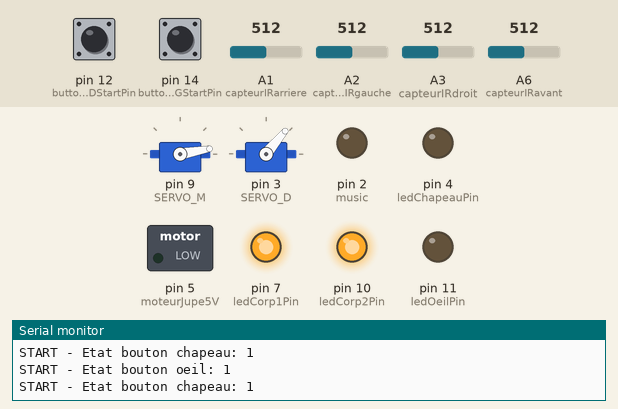
Simulated run of this sketch. Board: Arduino Nano, built with avr-gcc and run on an emulated ATmega328P. Parts: 2 × servo, switched loads named in the sketch (green lamp = pin HIGH), output pins drawn as LEDs (lit = HIGH), the last lines printed to the serial monitor. Inputs (shaded band) come from the test bench; at power-on: pin 12 (buttonChapeauDStartPin) HIGH, pin 14 (buttonOeilGStartPin) HIGH, A1 (capteurIRarriere) = 512, A2 (capteurIRgauche) = 512, A3 (capteurIRdroit) = 512, A6 (capteurIRavant) = 512. Pins used as bus, display or sensor lines are not drawn.

Above: at 1.2 s.
1.3 s: pin 12 (buttonChapeauDStartPin) pulled LOW for 0.15 s
At 6.9 s:
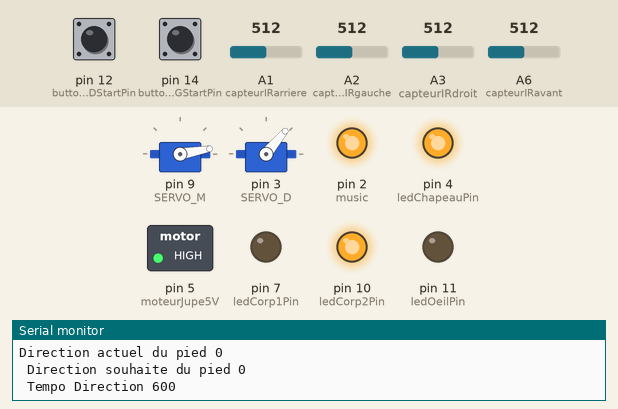
At 8.8 s:
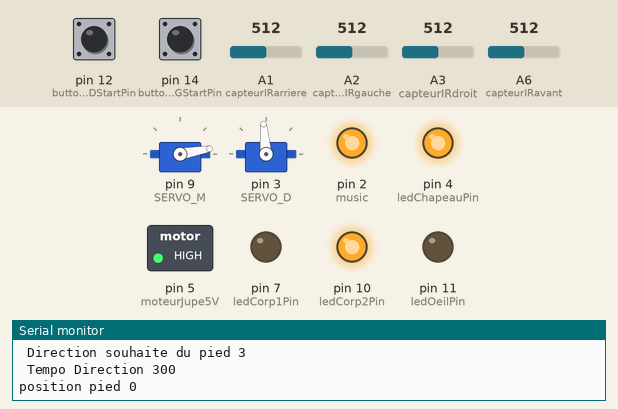
Timing chart, 0 to 24.0 s (numbered marks = the images above; inputs shaded):
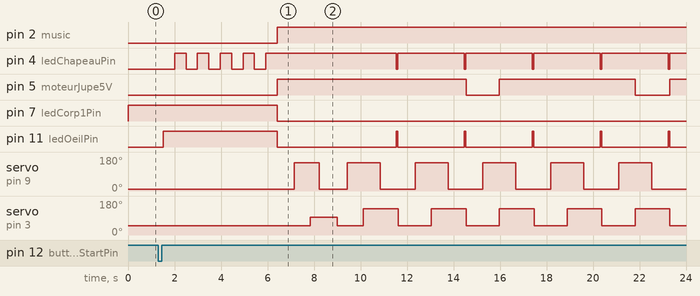

The sketch:

okatohov1.ino
```cpp
/*
# Strategie
* Mise sous tension -> initialisation servo moteur (pied en particulier pour avoir la position de depart)
* Appuie sur bouton cote adversaire (bouton droit ou bouton gauche)
 Attendre 5 secondes
* Demarrage jupe
* Avance
  - si dojo Tourne de 10°
* Detection
  - si detection avance
  - si non Tourne 10°
*/
#define DEBUG
#define DEBUG_Detection
//#define SLOW

//Variable Machine d'etat
#define DEPART 1
#define ATT_5_SEC 2
#define JUPE 3
#define ATTAQUE_AVEUGLE 4
#define CHERCHE_ADV 5
#define ATTAQUE 6

// Pin definition
const int buttonOeilGStartPin=14;
const int buttonChapeauDStartPin=12;
const int moteurJupe5V = 5;
const int moteurJupeGND = 6;

const int ledOeilPin=11;
const int ledChapeauPin=4;
const int ledCorp1Pin=7;
const int ledCorp2Pin=10;

const int music = 2;

int sState , sStateNext;
int detect=0;
//variable pour les boutons
int buttonPressed;
//variable pour la jupe
 int nbPas=0;
//variable pour les LED
#define ledOn 0
#define ledOff 1

//variable pour les servos et la fonction avance
#define SERVO_D 3		//pin du servoD
#define SERVO_M 9		//pin du servoM

//#include <stdlib.h>
#include <Servo.h>
Servo servoD;  // creation d'un objet servo pour controler un servo
Servo servoM;

const int DIR_AVANT = 0;   // direction souhaité
const int DIR_GAUCHE = 1;
const int DIR_ARRIERE = 2;
const int DIR_DROITE = 3;
int dirActuelPied = DIR_AVANT;
int dirSouhaitePied = DIR_AVANT;

int tabDirPied[2][4]={
  {50,95,140,5},
  {140,5,50,95}
};

const int HAUTE_AVANT = 0;
const int HAUTE_ARRIERE = 1;
boolean posActuelPied = HAUTE_AVANT ; // memorise la position HAUTE_AVANT ou HAUTE_ARRIERE du pied

int tabPosPied[2] = {10,150};
int posCentrePied = 80;
int tempoServoD = 600;
int tempoServoM = 700;

// Capteurs
const int capteurIRavant = A6;
const int capteurIRdroit = A3;
const int capteurIRarriere = A1;
const int capteurIRgauche = A2;

int capteurList[4] = {capteurIRavant, capteurIRgauche, capteurIRarriere, capteurIRdroit};
int maxarray=sizeof(capteurList)/sizeof(*capteurList);
int capteurQuiDetect;

void setup() {
	#ifdef DEBUG
		Serial.begin(9600 );
	#endif
	// On initialise la music
	pinMode(music, OUTPUT);
	digitalWrite(music, 0);
	// On initialise les leds
	pinMode(ledOeilPin, OUTPUT);
	pinMode(ledChapeauPin, OUTPUT);
	pinMode(ledCorp1Pin, OUTPUT);
	pinMode(ledCorp2Pin, OUTPUT);
	digitalWrite(ledOeilPin, ledOff);
	digitalWrite(ledChapeauPin, ledOff);
	digitalWrite(ledCorp1Pin, ledOff);
	digitalWrite(ledCorp2Pin, ledOff);
	// On initialise la pin du bouton
	pinMode(buttonOeilGStartPin, INPUT_PULLUP);
	digitalWrite(buttonOeilGStartPin,HIGH );
	pinMode(buttonChapeauDStartPin, INPUT);
	// On initialise les servos
	servoM.attach(SERVO_M,700,2700);  // attaches l'objet servo a la pin 9
 	servoD.attach(SERVO_D,700,2700);
 	servoM.write(tabPosPied[posActuelPied]);
	servoD.write(tabDirPied[posActuelPied][dirActuelPied]);
	// On initialise les capteurs
        pinMode(capteurIRavant, INPUT);
        pinMode(capteurIRdroit, INPUT);
        pinMode(capteurIRarriere, INPUT);
        pinMode(capteurIRgauche, INPUT);
  // On initialise la jupe
        pinMode(moteurJupe5V, OUTPUT);
        pinMode(moteurJupeGND, OUTPUT);
        digitalWrite(moteurJupe5V, 0);
        digitalWrite(moteurJupeGND, 0);

	// On initialise la machine d'etat
	sState=DEPART;
}


int lectureCapteur(int capteur) {
        int valeurLue=0;

        valeurLue = analogRead(capteur);
        if(valeurLue>900){
             valeurLue = analogRead(capteur);
        }
			#ifdef DEBUG_Detection
        		Serial.print(capteur);
        		Serial.print(" : ");
        		Serial.println(valeurLue);
        	#endif
        delay(15); // En theorie on peut encore descendrejusqu'a 5ms vu que chaque capteur est lisible toutes les 20ms(datasheet)
	return valeurLue;
}


int detection() {
	int detectStatus;
	int seuil=340;
	int valueCapteur[4];
	/* This finction should
		* return 0 if it detects
		* return 1 othewise
	"This should be called by Timer interruption" pas sure!

 	- lit 1 fois chaque capteurs et on boucle 2 fois -> TABLEAUX
	- Detection si les 2 valeurs pour un meme capteurs sont superieures au seuil
	- Renvoir si detection ou non (boolean)
	- Affecte la variable de direction si detection
	*/
	// retourner le capteur qui a detecter  via une variable global ou iun pointeur
    for (int i=0;i<maxarray;i++) {
        valueCapteur[i]=lectureCapteur(capteurList[i]);
    }
	for (int i=0; i<maxarray;i++) {
		if (valueCapteur[i] > seuil) {  // On assume pour le moment qu'une seule valeur peut etre superieure au seuil
			capteurQuiDetect=i;
			#ifdef DEBUG_Detection
				Serial.print("capteurQuiDetect : ");
				Serial.print(capteurQuiDetect);
				Serial.print("  ");
				Serial.println(capteurList[capteurQuiDetect]);
			#endif
			detectStatus = 1;
			break;
		}
		else{
			Serial.println("rien ");
			detectStatus = 0;
		}
	}
	return detectStatus;
}

void Robot50HzInterrupt() {
	Serial.print("  ");
}


int identifyButtonPress() {
	// 0 -> bouton droite
	// 1 -> bouton gauche // oeil -> led oeil
	// Tant que vrai, lecture bouton 1 lecture bouton 2
	int buttonOeilGStartState=1;
	int buttonChapeauDStartState=1;

	while ((buttonOeilGStartState == 1) && (buttonChapeauDStartState == 1)) {
		buttonOeilGStartState = digitalRead(buttonOeilGStartPin);
		buttonChapeauDStartState = digitalRead(buttonChapeauDStartPin);
    		//filtrée ici le rebond...
    		#ifdef DEBUG
      			Serial.print("START - Etat bouton oeil: ");
      			Serial.println(buttonOeilGStartState);
      			Serial.print("START - Etat bouton chapeau: ");
      			Serial.println(buttonChapeauDStartState);
    		#endif
	}
	if (buttonOeilGStartState == 0){
		#ifdef DEBUG
			Serial.println("START - Le bouton OEIL  start a ete appuye - La Led de l'oeil s'allume - Les autres s'eteignent");
		#endif
		digitalWrite(ledCorp1Pin, ledOff);
		digitalWrite(ledCorp2Pin, ledOff);
		digitalWrite(ledChapeauPin, ledOff);
		digitalWrite(ledOeilPin, ledOn);
		buttonPressed=0;
		//sStateNext=ATT_5_SEC;
	}
	else if (buttonChapeauDStartState == 0) {
		#ifdef DEBUG
			Serial.println("START - Le bouton CHAPEAU  start a ete appuye - La Led du chapeau s'allume - Les autres s'eteignent");
		#endif
		digitalWrite(ledCorp1Pin, ledOff);
		digitalWrite(ledCorp2Pin, ledOff);
		digitalWrite(ledChapeauPin, ledOn);
		digitalWrite(ledOeilPin, ledOff);
		buttonPressed=1;
		//sStateNext=ATT_5_SEC;
	}
	/*else {
		#ifdef DEBUG
			Serial.println("START - Waiting for Start button to be pressed - Corp led on");
		#endif
		digitalWrite(ledCorp1Pin, ledOn);
		digitalWrite(ledCorp2Pin, ledOn);
		sStateNext=DEPART; //notneeded ?
	}
	*/
	return buttonPressed;
}

void wait(int tmp){
	if(buttonPressed == 0){
		digitalWrite(ledChapeauPin, ledOff);
		for(int i=0; i<5; i++){
		    digitalWrite(ledOeilPin, ledOn);
			delay(tmp/10);
			digitalWrite(ledOeilPin, ledOff);
			delay(tmp/10);
		}
	}
	else if(buttonPressed == 1){
	    digitalWrite(ledOeilPin, ledOff);
		for(int i=0; i<5; i++){
		    digitalWrite(ledChapeauPin, ledOn);
			delay(tmp/10);
			digitalWrite(ledChapeauPin, ledOff);
			delay(tmp/10);
		}
	}
}

void rotationJupe(){
	#ifdef DEBUG
		Serial.println("JUPE - Mise en route de la jupe");
	#endif
	digitalWrite(moteurJupe5V, 1);
	digitalWrite(moteurJupeGND, 0);
}

void rotationJupeAleatoire(){
	#ifdef DEBUG
		Serial.println("JUPE - Rotation 'aleatoire' de la jupe ");
	#endif
	nbPas = nbPas + 1;
	if(nbPas == 5){
		digitalWrite(moteurJupe5V, 0);
		digitalWrite(moteurJupeGND, 1);
		nbPas=0;
	}
	else {
		digitalWrite(moteurJupe5V, 1);
		digitalWrite(moteurJupeGND, 0);
	}
}


//fonction tempo servo Direction
void tempoD (long tempoBase){
	long difAngleDir;
	long tempoDir;
	difAngleDir = (tabDirPied[posActuelPied][dirSouhaitePied] ) - (tabDirPied[!posActuelPied][dirActuelPied]);
	difAngleDir = abs(difAngleDir);
	#ifdef DEBUG
		Serial.print("difAngleDir");
		Serial.println(difAngleDir);
 	#endif
	tempoDir = ((difAngleDir * tempoBase)/ 90);
  	#ifdef DEBUG
	    	Serial.print("Direction actuel du pied ");
	    	Serial.println(dirActuelPied);
	    	Serial.print(" Direction souhaite du pied ");
	    	Serial.println(dirSouhaitePied);
	    	Serial.print(" Tempo Direction ");
		Serial.println(tempoDir);
  	#endif
  	delay(tempoDir);
}

void avance(int directionSouhaite){
	dirSouhaitePied = directionSouhaite;
  	servoD.write(tabDirPied[posActuelPied][directionSouhaite]);
  	#ifdef DEBUG
 	   	Serial.print("dir pied ");
   		Serial.print(directionSouhaite);
    		Serial.print("position pied ");
    		Serial.println(posActuelPied);
  	#endif
  	tempoD(tempoServoD);    // delais si changement de direction de court si 90° à long si 270°
  	dirActuelPied = dirSouhaitePied;
  	servoM.write(tabPosPied[!posActuelPied]);
  	posActuelPied =! posActuelPied;
  	#ifdef DEBUG
   		Serial.print("position pied ");
	    	Serial.println(posActuelPied);
  	#endif
  	delay(tempoServoM);

  	#ifdef DEBUG
	    	Serial.print("dir pied ");
	    	Serial.print(tabDirPied[posActuelPied][directionSouhaite]);
	     	Serial.print(" ");
	    	Serial.println(dirActuelPied);
  	#endif
}

void tourne(int angleSouhaite) {		// max 35° ideal entre 5° et 25° (10)
	int angleInitial;
	int anglePlusX;
	int tempoTourne;
	angleInitial = tabDirPied[posActuelPied][dirActuelPied];
	anglePlusX = angleInitial + angleSouhaite;
	tempoTourne = ((tempoServoD / 90) * angleSouhaite);
	#ifdef DEBUG
		Serial.print("angleInitial");
		Serial.println(angleInitial);
		Serial.print("angleSouhaite");
		Serial.println(angleSouhaite);
		Serial.print("anglePlusX");
		Serial.println(anglePlusX);
		Serial.print("tempoTourne");
		Serial.println(tempoTourne);
	#endif
	servoM.write(posCentrePied); 	// on met le servo de marche (servoM) dans la position basse
	delay(tempoServoM / 2);
	servoD.write(anglePlusX);		// on met le servo de direction (servoD)  + X° de sa position actuel
	delay(tempoTourne);
	servoM.write(tabPosPied[posActuelPied]);	// on remet le servo de marche (servoM) dans la posistion en debut de fonction tourne
	delay(tempoServoM / 2);
	servoD.write(angleInitial);		//on remet le pied a l'origine : on remet le servo de direction (servoD) dans sa position initial
	delay(tempoTourne);
}

int attaqueAveugle() {
	// retourne 5 ou 6 (Attaque ou recherche_adv)
	/* 	- on commence par devant ou gauche en fonction du bouton apuyer pour le demarrage
  		- avance(devant) ou gauche
 		- apeler la fonction detect -> si Vrai : passe a l'ETAT Attaque (avec direction de detec)
  		- avance(devant) ou arriere
  		- apeler la fonction detect -> si vrai : idem
  		et on boucle pendant 3 pas de chaque cote sauf si detection (si on a implementer les interruptions)
  		- puis on passe a l'ETAT CHERCHE_ADV
  	*/
  	int etatSuivant = CHERCHE_ADV;
	if(buttonPressed == 0){
		for(int i=0; i<4; i++){
		    avance(DIR_GAUCHE);
			avance(DIR_ARRIERE);
		    if(detection()){
				etatSuivant=ATTAQUE;
				break;
		    }
		}
	}
	else{
		for(int i=0; i<4; i++){
		    avance(DIR_AVANT);
			avance(DIR_DROITE);
		    if(detection()){
				etatSuivant=ATTAQUE;
				break;
		    }
		}
	}
	return etatSuivant;
}

void loop() {
	switch (sState) {
		case DEPART:
			#ifdef DEBUG
        			Serial.println("DEPART");
			#endif
        	digitalWrite(ledChapeauPin, ledOn);
			digitalWrite(ledOeilPin, ledOn);
			buttonPressed=identifyButtonPress();
			sStateNext=ATT_5_SEC;
		break;
		case ATT_5_SEC:
			#ifdef DEBUG
				Serial.println("ATT_5_SEC");
			#endif
			wait(4900);
			sStateNext=JUPE;
		break;
		case JUPE:
			#ifdef DEBUG
				Serial.println("JUPE DEPART");
			#endif
			digitalWrite(music, 1);
			rotationJupe();
			digitalWrite(ledCorp1Pin, ledOn);
			sStateNext=ATTAQUE_AVEUGLE;
		break;
		case ATTAQUE_AVEUGLE:
			#ifdef DEBUG
				Serial.println("ATTAQUE_AVEUGLE");
			#endif
			digitalWrite(ledOeilPin, ledOn);
			sStateNext=attaqueAveugle();
		break;
		case ATTAQUE:
			#ifdef DEBUG
				Serial.println(" ATTAQUE");
			#endif
			/*	- Avance x pas
				- detect
			*/
			digitalWrite(ledOeilPin, ledOn);
			digitalWrite(ledChapeauPin, ledOff);
			for(int i=0; i<2; i++){
				rotationJupeAleatoire();
				avance(capteurQuiDetect);
			}
			digitalWrite(ledOeilPin, ledOff);
			digitalWrite(ledChapeauPin, ledOn);
			detect=detection();
			if (detect == 0) {
				sStateNext=CHERCHE_ADV;
			}
		break;
		case CHERCHE_ADV:
			#ifdef DEBUG
				Serial.println("CHERCHE_ADV");
			#endif
			digitalWrite(ledOeilPin, ledOff);
			digitalWrite(ledChapeauPin, ledOn);
			rotationJupe();
			tourne(20);
			detect=detection();
			/* if find someone ATTAQUE*/
			if (detect == 1) {
				sStateNext=ATTAQUE;
			}
			else{
				sStateNext=CHERCHE_ADV;
			}

		break;
	}
	sState = sStateNext;
}
```

Measured:
- after the input at 1.3 s, pin 2 (music): LOW → HIGH after 5.1 s; pin 4 (ledChapeauPin): goes 4 × (HIGH 0.49 s, LOW 0.49 s), HIGH 5.6 s, 4 × (LOW 0.06 s, HIGH 2.9 s), LOW 0.06 s, then HIGH, starting after 0.71 s
